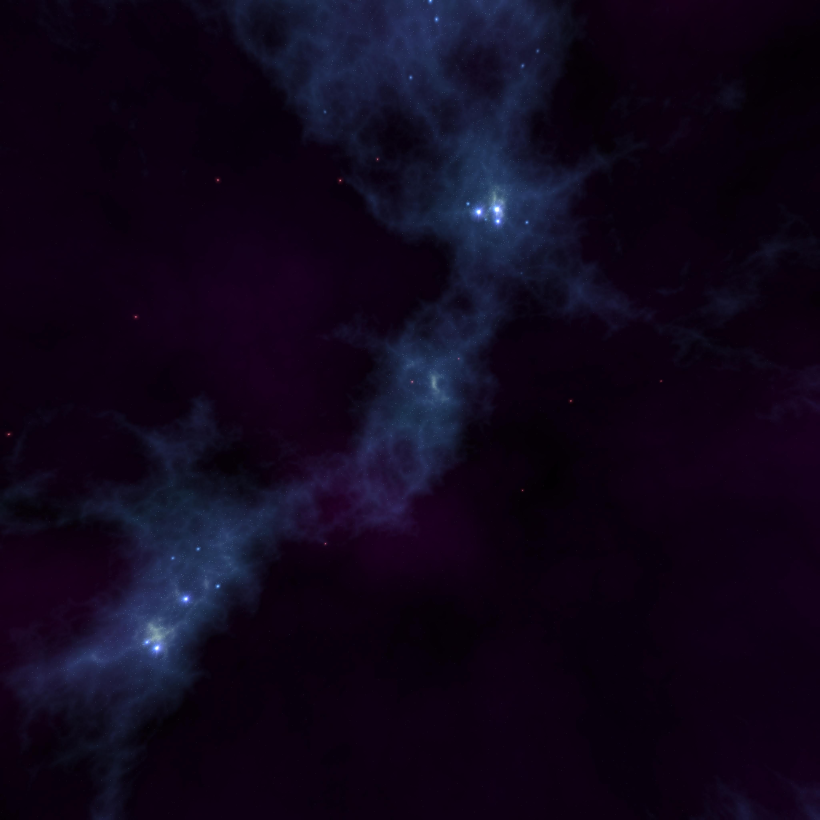
#> input picture resource/starfield/front.jpg, 4096 x 4096 px, found by its file name (shown at 1/5 size)
$ python debug.py
#> lines starting #> are read from the running program, lines starting #| are printed output that depends on the picture
# %%
import numpy as np
from numpy import sqrt
from numpy import cross
from numpy import power as pow
from numpy import dot
from numpy import arccos as acos
from numpy import sin
from numpy import cos
import matplotlib.pyplot as plt
import matplotlib.image as mpimg
import random
from scipy.integrate import quad
import scipy
from sympy.solvers import solve
from sympy import Symbol
import sympy
import timeit
import multiprocessing as mp
from scipy.spatial.transform import Rotation
from tqdm import tqdm
from tqdm import trange
from time import sleep
import sys

# %%


def length(v):
    return sqrt(dot(v, v))


# Setup
bh_mass = 1

integrate_end = 2000

disk_inner = 2
disk_outer = 10

camera_pos = np.array([0, 1, 15])
r0 = length(camera_pos)
bh_pos = np.array([0, 0, 0])

texture_path = "starfield/"

new_row = 4 * 4
new_col = 4 * 4
new_size = np.array([new_row, new_col, 3])
sample_count = 16
tex_size = 4096
total_process = 8

rs = 2 * bh_mass

front = mpimg.imread(texture_path + "front.jpg") / 255
back = mpimg.imread(texture_path + "back.jpg") / 255
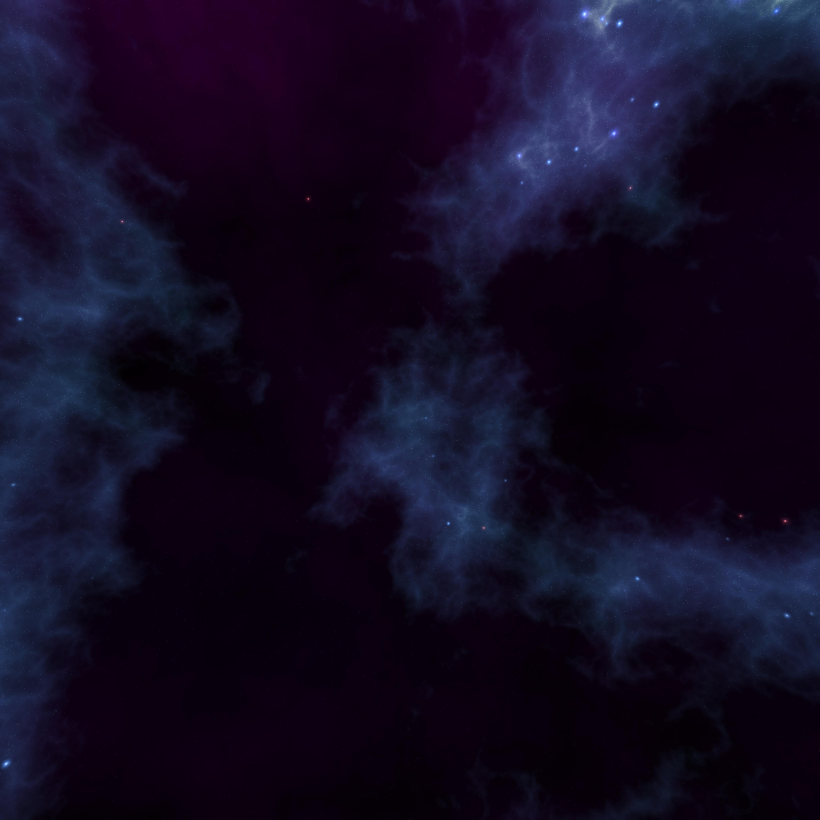
#> input picture resource/starfield/back.jpg, 4096 x 4096 px, found by its file name (shown at 1/5 size)
right = mpimg.imread(texture_path + "right.jpg") / 255
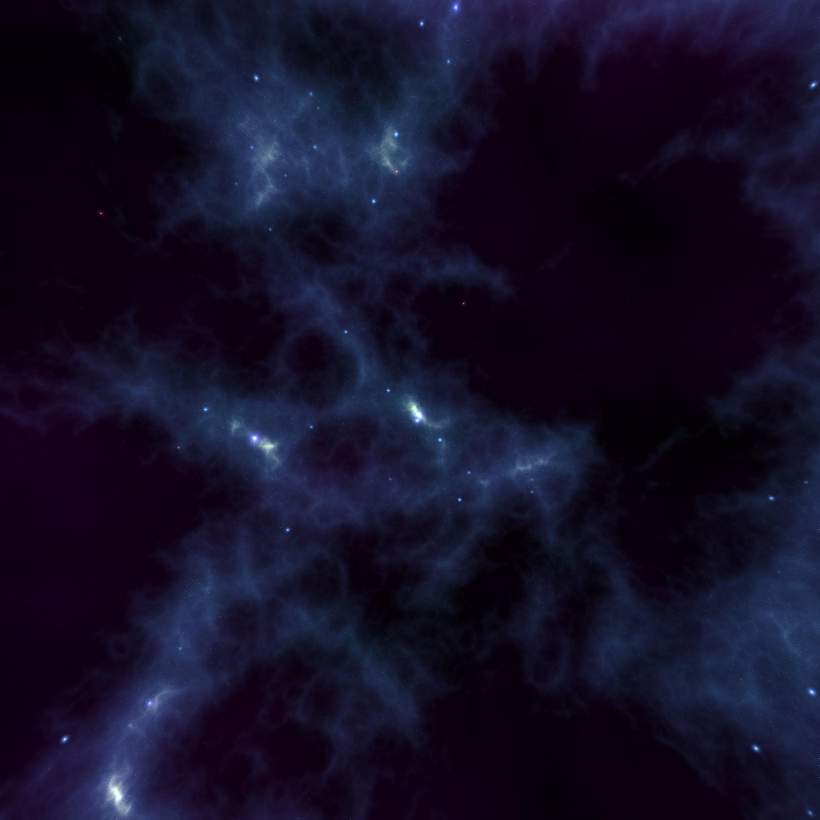
#> input picture resource/starfield/right.jpg, 4096 x 4096 px, found by its file name (shown at 1/5 size)
left = mpimg.imread(texture_path + "left.jpg") / 255
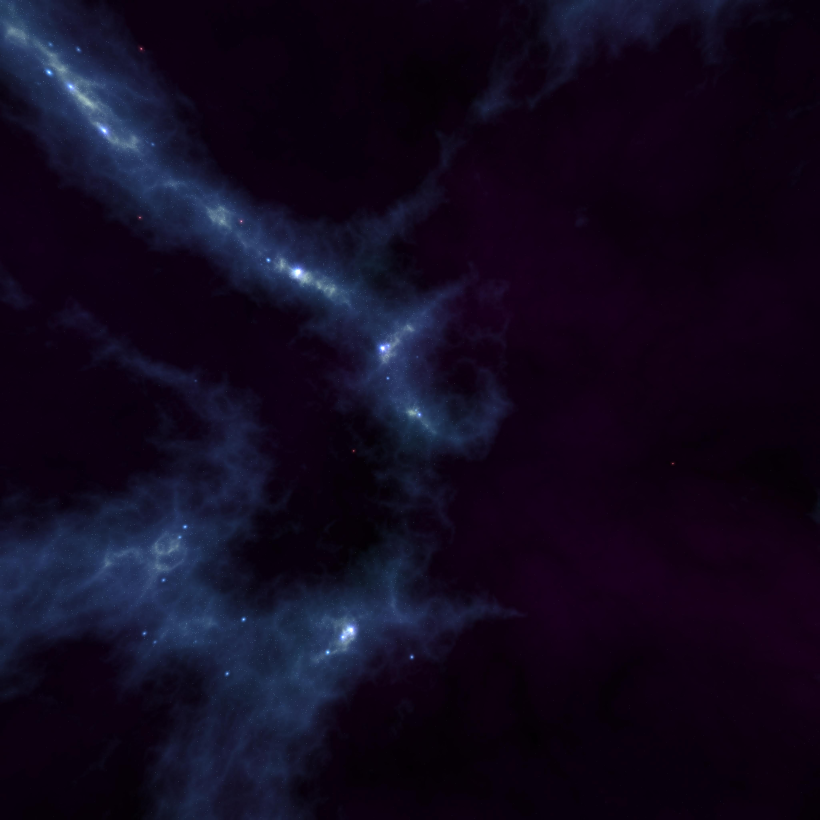
#> input picture resource/starfield/left.jpg, 4096 x 4096 px, found by its file name (shown at 1/5 size)
top = mpimg.imread(texture_path + "top.jpg") / 255
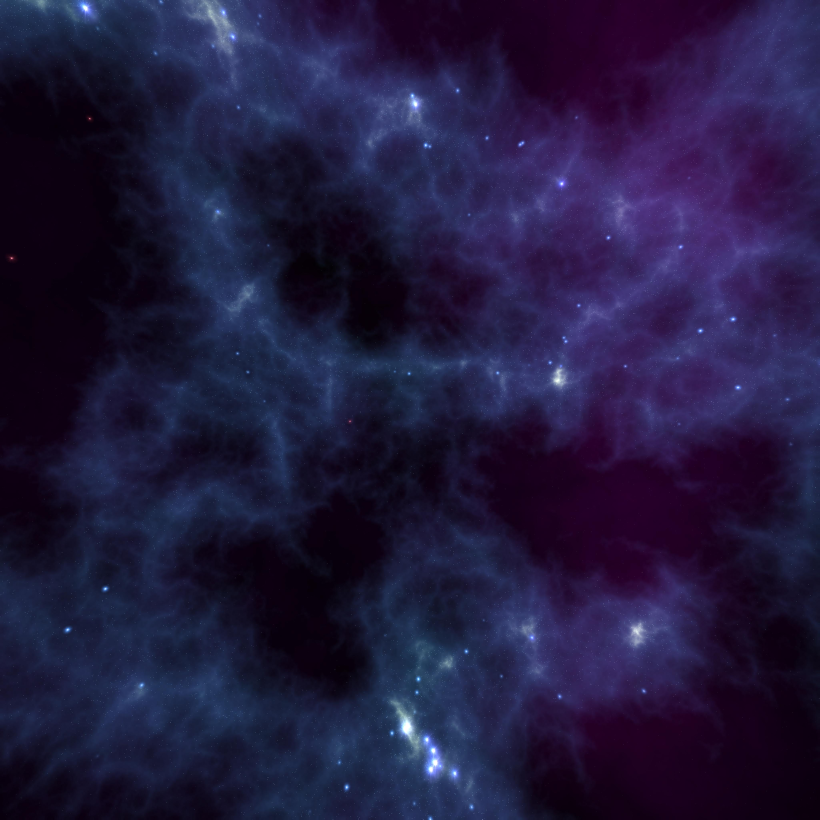
#> input picture resource/starfield/top.jpg, 4096 x 4096 px, found by its file name (shown at 1/5 size)
bottom = mpimg.imread(texture_path + "bottom.jpg") / 255
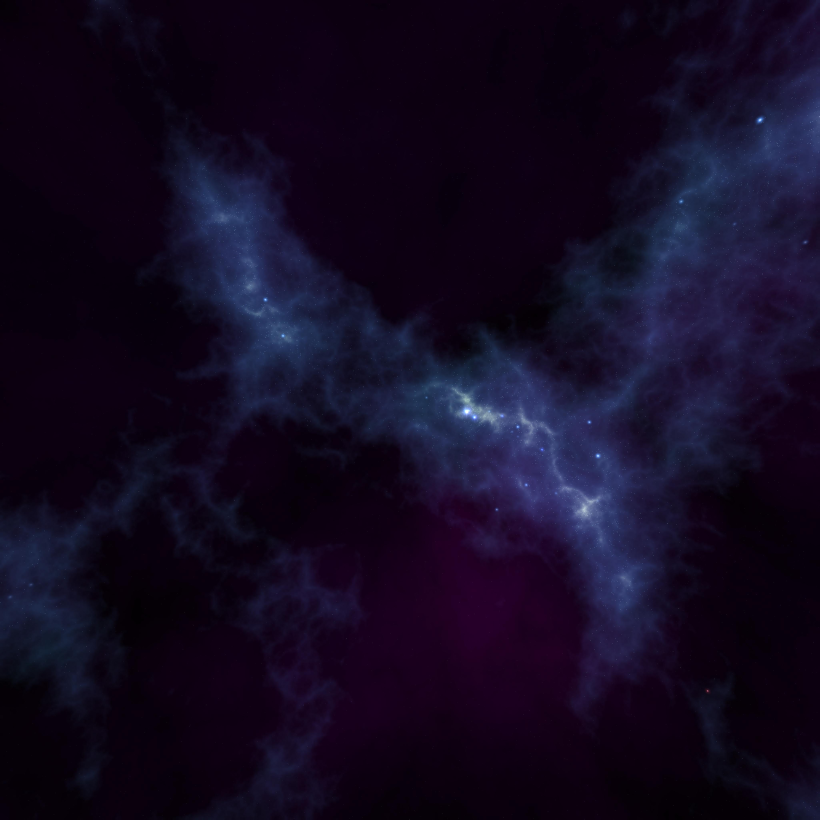
#> input picture resource/starfield/bottom.jpg, 4096 x 4096 px, found by its file name (shown at 1/5 size)
#> (the run stopped early here; a loop or call above may not have finished)
